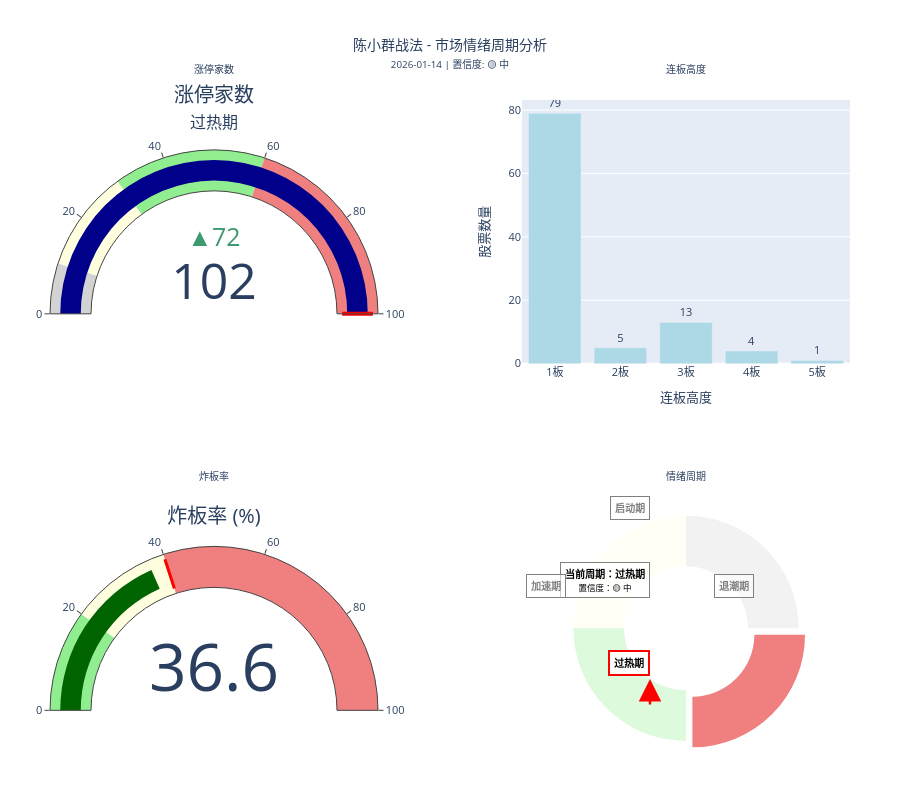

This figure's notebook cell:
### Markdown cell above
## 📈 6. 可视化分析

### Code cell
import plotly.graph_objects as go
from plotly.subplots import make_subplots

# 检查必需的变量是否已定义
def var_exists(var_name):
    """检查变量是否存在于全局或局部作用域"""
    return var_name in globals() or var_name in locals()

def get_var_safe(var_name):
    """安全获取变量，如果不存在则返回None"""
    if var_name in globals():
        return globals()[var_name]
    elif var_name in locals():
        return locals()[var_name]
    else:
        return None

# 检查哪些变量缺失
required_vars = {
    'limit_up_count': '涨停家数',
    'result': '情绪周期判断结果',
    'zhaban_rate': '炸板率',
    'limit_up_data': '涨停板数据',
    'today_display': '当前日期'
}

missing_vars = []
for var_name, var_desc in required_vars.items():
    if not var_exists(var_name):
        missing_vars.append(f"{var_name} ({var_desc})")

if missing_vars:
    print("=" * 80)
    print("⚠️  缺少必需的变量，请先运行前面的cell:")
    print("=" * 80)
    for var in missing_vars:
        print(f"   ❌ {var}")
    print("\n💡 提示: 请按顺序运行以下cell:")
    print("   1. Cell 7: 获取涨停板数据")
    print("   2. Cell 9: 计算连板高度")
    print("   3. Cell 11: 计算炸板率")
    print("   4. Cell 13: 判断情绪周期")
    print("   5. Cell 19: 绘制图表（当前cell）")
    print("\n" + "=" * 80)
    raise NameError(f"缺少必需的变量: {', '.join([v.split(' ')[0] for v in missing_vars])}")

# 获取变量值（此时变量已存在）
limit_up_count = get_var_safe('limit_up_count')
result = get_var_safe('result')
zhaban_rate = get_var_safe('zhaban_rate')
limit_up_data = get_var_safe('limit_up_data')
today_display = get_var_safe('today_display')

# 设置默认值（容错处理，防止值为None）
if limit_up_count is None:
    limit_up_count = 0
if zhaban_rate is None:
    zhaban_rate = 0
if result is None:
    result = {'cycle': '未知', 'confidence_icon': '⚪', 'confidence_level': '未知'}
if today_display is None:
    from datetime import datetime
    today_display = datetime.now().strftime('%Y-%m-%d')

print("✅ 所有必需变量已检查，准备绘制图表...")

# 创建可视化图表
# 优化布局：增加间距，缩短标题，防止文字重叠
fig = make_subplots(
    rows=2, cols=2,
    subplot_titles=('涨停家数', '连板高度', '炸板率', '情绪周期'),  # 缩短标题
    specs=[[{"type": "indicator"}, {"type": "xy"}],  # row1 col2改为xy类型
           [{"type": "indicator"}, {"type": "domain"}]],  # row2 col2改为domain类型（用于饼图）
    vertical_spacing=0.22,  # 垂直间距
    horizontal_spacing=0.18,  # 水平间距
    row_heights=[0.52, 0.48],  # 给第2行更多高度，避免Pie顶部靠近分隔线
    column_widths=[0.5, 0.5]  # 明确列宽比例
)

# 1. 涨停家数（仪表盘）
cycle_ranges = {
    '退潮期': (0, 10, 'lightgray'),
    '启动期': (10, 30, 'lightyellow'),
    '加速期': (30, 60, 'lightgreen'),
    '过热期': (60, 100, 'lightcoral')
}

fig.add_trace(
    go.Indicator(
        mode="gauge+number+delta",
        value=limit_up_count,
        domain={'x': [0, 1], 'y': [0, 1]},
        title={'text': f"涨停家数<br><span style='font-size:0.8em'>{result.get('cycle', '未知')}</span>"},
        gauge={
            'axis': {'range': [None, 100]},
            'bar': {'color': "darkblue"},
            'steps': [
                {'range': [0, 10], 'color': "lightgray", 'name': '退潮期'},
                {'range': [10, 30], 'color': "lightyellow", 'name': '启动期'},
                {'range': [30, 60], 'color': "lightgreen", 'name': '加速期'},
                {'range': [60, 100], 'color': "lightcoral", 'name': '过热期'}
            ],
            'threshold': {
                'line': {'color': "red", 'width': 4},
                'thickness': 0.75,
                'value': limit_up_count
            }
        },
        delta={'reference': 30, 'position': "top"}
    ),
    row=1, col=1
)

# 2. 连板高度分布（固定在row=1, col=2）
if limit_up_data is not None and not limit_up_data.empty and '连板高度' in limit_up_data.columns:
    height_data = limit_up_data[limit_up_data['连板高度'] > 0]
    if not height_data.empty:
        height_dist = height_data['连板高度'].value_counts().sort_index()
        fig.add_trace(
            go.Bar(
                x=[f"{int(i)}板" for i in height_dist.index],
                y=height_dist.values,
                name="连板高度分布",
                marker_color='lightblue',
                text=height_dist.values,
                textposition='outside',
                showlegend=False  # 禁用legend，避免文本出现在右下角
            ),
            row=1, col=2
        )
    else:
        # 如果没有连板数据，显示空图表提示
        fig.add_trace(
            go.Bar(x=[], y=[], showlegend=False),
            row=1, col=2
        )
else:
    fig.add_trace(
        go.Bar(x=[], y=[], showlegend=False),
        row=1, col=2
    )

# 3. 炸板率（仪表盘）
zhaban_ranges = [
    {'range': [0, 20], 'color': "lightgreen", 'name': '正常'},
    {'range': [20, 40], 'color': "lightyellow", 'name': '偏高'},
    {'range': [40, 100], 'color': "lightcoral", 'name': '过高'}
]

fig.add_trace(
    go.Indicator(
        mode="gauge+number",
        value=zhaban_rate,
        domain={'x': [0, 1], 'y': [0, 1]},
        title={'text': "炸板率 (%)"},
        gauge={
            'axis': {'range': [None, 100]},
            'bar': {'color': "darkgreen"},
            'steps': zhaban_ranges,
            'threshold': {
                'line': {'color': "red", 'width': 3},
                'thickness': 0.75,
                'value': 40  # 40%作为风险阈值
            }
        }
    ),
    row=2, col=1
)

# 4. 情绪周期（环形图）- 四状态都显示，高亮当前状态
cycle_labels = ['退潮期', '启动期', '加速期', '过热期']
cycle_colors = ['lightgray', 'lightyellow', 'lightgreen', 'lightcoral']
cycle_values = [1, 1, 1, 1]  # 等分，只做状态指示，不表达占比

# 安全获取当前周期
current_cycle = result.get('cycle', '未知')
if current_cycle not in cycle_labels:
    # 如果周期不在列表中，默认显示第一个
    print(f"⚠️  未知的情绪周期: {current_cycle}，使用默认值")
    current_cycle = cycle_labels[0]

# 计算pull值：当前周期突出显示，其他不突出
cycle_idx = cycle_labels.index(current_cycle)
pull_values = [0.08 if i == cycle_idx else 0 for i in range(len(cycle_labels))]

# 调整颜色：当前周期保持原色，其他降低透明度
marker_colors_adjusted = []
for i, color in enumerate(cycle_colors):
    if i == cycle_idx:
        marker_colors_adjusted.append(color)  # 当前周期保持原色
    else:
        # 其他扇区降低透明度（使用rgba格式，根据原色调整）
        if color == 'lightgray':
            marker_colors_adjusted.append("rgba(211,211,211,0.3)")  # lightgray半透明
        elif color == 'lightyellow':
            marker_colors_adjusted.append("rgba(255,255,224,0.3)")  # lightyellow半透明
        elif color == 'lightgreen':
            marker_colors_adjusted.append("rgba(144,238,144,0.3)")  # lightgreen半透明
        elif color == 'lightcoral':
            marker_colors_adjusted.append("rgba(240,128,128,0.3)")  # lightcoral半透明
        else:
            marker_colors_adjusted.append("rgba(200,200,200,0.3)")  # 默认浅灰色半透明

# 创建环形图：固定显示4个扇区，等分
fig.add_trace(
    go.Pie(
        labels=cycle_labels,
        values=cycle_values,
        marker_colors=marker_colors_adjusted,  # 使用调整后的颜色（当前周期原色，其他半透明）
        hole=0.55,  # 环形图中心孔
        textinfo='none',  # 扇区文字不显示，避免重叠
        hovertemplate='<b>%{label}</b><extra></extra>',  # 只显示label，不显示percent（因为等分会误导）
        pull=pull_values,  # 当前周期突出显示（pull=0.08）
        showlegend=False  # 不在饼图显示图例
    ),
    row=2, col=2
)

# 在饼图中心添加注释，显示当前周期和置信度
fig.add_annotation(
    x=0.75, y=0.20, xref="paper", yref="paper",  # 对应row=2, col=2的中心位置
    text=f"<b>当前周期：{current_cycle}</b><br><span style='font-size:0.85em'>置信度：{result.get('confidence_icon', '⚪')} {result.get('confidence_level', '未知')}</span>",
    showarrow=False,
    align="center",
    font=dict(size=13, color="black"),
    bgcolor="rgba(255,255,255,0.9)",
    bordercolor="gray",
    borderwidth=1,
    borderpad=4
)

# 为所有周期添加文本标注，并在当前周期位置添加箭头
# 计算每个扇区的位置（环形图，4等分，每个扇区90度）
# 扇区中心角度：0度（退潮期，右侧），90度（启动期，上方），180度（加速期，左侧），270度（过热期，下方）
# 标注位置：在环形图外侧，箭头从环形图边缘指向标注文本
cycle_positions = {
    0: {'text_x': 0.88, 'text_y': 0.20, 'arrow_offset_x': -40, 'arrow_offset_y': 0},  # 退潮期：右侧，箭头向左
    1: {'text_x': 0.75, 'text_y': 0.32, 'arrow_offset_x': 0, 'arrow_offset_y': -30},  # 启动期：上方，箭头向下
    2: {'text_x': 0.62, 'text_y': 0.20, 'arrow_offset_x': 40, 'arrow_offset_y': 0},   # 加速期：左侧，箭头向右
    3: {'text_x': 0.75, 'text_y': 0.08, 'arrow_offset_x': 0, 'arrow_offset_y': 30}    # 过热期：下方，箭头向上
}

for i, label in enumerate(cycle_labels):
    pos = cycle_positions[i]
    is_current = (i == cycle_idx)
    
    # 添加周期名称标注
    fig.add_annotation(
        x=pos['text_x'], y=pos['text_y'], xref="paper", yref="paper",
        text=f"<b>{label}</b>",
        showarrow=False,
        align="center",
        font=dict(size=11, color="black" if is_current else "gray"),
        bgcolor="rgba(255,255,255,0.9)" if is_current else "rgba(255,255,255,0.6)",
        bordercolor="red" if is_current else "gray",
        borderwidth=2 if is_current else 1,
        borderpad=4
    )
    
    # 如果是当前周期，添加箭头指向（从环形图边缘指向标注文本）
    if is_current:
        # 使用像素偏移量（ax和ay使用像素单位，axref和ayref默认是'pixel'）
        fig.add_annotation(
            x=pos['text_x'], y=pos['text_y'], xref="paper", yref="paper",  # 箭头终点（标注文本位置）
            ax=pos['arrow_offset_x'], ay=pos['arrow_offset_y'],  # 箭头起点（使用像素偏移量，从终点向起点方向）
            text="",  # 箭头不需要文本
            showarrow=True,
            arrowhead=2,
            arrowsize=1.8,
            arrowwidth=2.5,
            arrowcolor="red",
            standoff=3  # 箭头与标注的距离
        )

# 更新布局
fig.update_layout(
    title_text=f"陈小群战法 - 市场情绪周期分析<br><span style='font-size:0.7em'>{today_display} | 置信度: {result.get('confidence_icon', '⚪')} {result.get('confidence_level', '未知')}</span>",
    height=800,  # 增加高度（从900增加到1000），提供更多空间
    showlegend=False,  # 禁用全局图例
    font=dict(size=11),  # 稍微减小字体（从12到11），防止重叠
    margin=dict(l=50, r=50, t=100, b=50),  # 边距设置
    title=dict(
        x=0.5,  # 标题居中
        xanchor='center',
        font=dict(size=14)  # 标题字体大小
    )
)

# 优化subplot标题字体大小，防止重叠
fig.update_annotations(
    font=dict(size=10),  # subplot标题字体大小（略小，避免压到图形）
    yshift=22  # 增加上移距离，增加与图表内容的间距
)

# 更新坐标轴标签（连板高度分布固定在row=1, col=2）
fig.update_xaxes(title_text="连板高度", row=1, col=2)
fig.update_yaxes(title_text="股票数量", row=1, col=2)

# 显示图表
# 在Jupyter Notebook中，plotly会自动检测并使用合适的渲染器
fig.show()

### Figure 1 — Plotly figure (JSON) as saved in the notebook; plotly's stock layout.template omitted (floating-point values rounded to 4 significant figures)
{"data": [{"delta": {"position": "top", "reference": 30}, "domain": {"x": [0, 0.41], "y": [0.5944, 1]}, "gauge": {"axis": {"range": [null, 100]}, "bar": {"color": "darkblue"}, "steps": [{"color": "lightgray", "name": "退潮期", "range": [0, 10]}, {"color": "lightyellow", "name": "启动期", "range": [10, 30]}, {"color": "lightgreen", "name": "加速期", "range": [30, 60]}, {"color": "lightcoral", "name": "过热期", "range": [60, 100]}], "threshold": {"line": {"color": "red", "width": 4}, "thickness": 0.75, "value": 102}}, "mode": "gauge+number+delta", "title": {"text": "涨停家数<br><span style='font-size:0.8em'>过热期</span>"}, "type": "indicator", "value": 102}, {"marker": {"color": "lightblue"}, "name": "连板高度分布", "showlegend": false, "text": [79, 5, 13, 4, 1], "textposition": "outside", "type": "bar", "x": ["1板", "2板", "3板", "4板", "5板"], "xaxis": "x", "y": [79, 5, 13, 4, 1], "yaxis": "y"}, {"domain": {"x": [0, 0.41], "y": [0, 0.3744]}, "gauge": {"axis": {"range": [null, 100]}, "bar": {"color": "darkgreen"}, "steps": [{"color": "lightgreen", "name": "正常", "range": [0, 20]}, {"color": "lightyellow", "name": "偏高", "range": [20, 40]}, {"color": "lightcoral", "name": "过高", "range": [40, 100]}], "threshold": {"line": {"color": "red", "width": 3}, "thickness": 0.75, "value": 40}}, "mode": "gauge+number", "title": {"text": "炸板率 (%)"}, "type": "indicator", "value": 36.65}, {"domain": {"x": [0.59, 1], "y": [0, 0.3744]}, "hole": 0.55, "hovertemplate": "<b>%{label}</b><extra></extra>", "labels": ["退潮期", "启动期", "加速期", "过热期"], "marker": {"colors": ["rgba(211,211,211,0.3)", "rgba(255,255,224,0.3)", "rgba(144,238,144,0.3)", "lightcoral"]}, "pull": [0, 0, 0, 0.08], "showlegend": false, "textinfo": "none", "type": "pie", "values": [1, 1, 1, 1]}], "layout": {"annotations": [{"font": {"size": 10}, "showarrow": false, "text": "涨停家数", "x": 0.205, "xanchor": "center", "xref": "paper", "y": 1, "yanchor": "bottom", "yref": "paper", "yshift": 22}, {"font": {"size": 10}, "showarrow": false, "text": "连板高度", "x": 0.795, "xanchor": "center", "xref": "paper", "y": 1, "yanchor": "bottom", "yref": "paper", "yshift": 22}, {"font": {"size": 10}, "showarrow": false, "text": "炸板率", "x": 0.205, "xanchor": "center", "xref": "paper", "y": 0.3744, "yanchor": "bottom", "yref": "paper", "yshift": 22}, {"font": {"size": 10}, "showarrow": false, "text": "情绪周期", "x": 0.795, "xanchor": "center", "xref": "paper", "y": 0.3744, "yanchor": "bottom", "yref": "paper", "yshift": 22}, {"align": "center", "bgcolor": "rgba(255,255,255,0.9)", "bordercolor": "gray", "borderpad": 4, "borderwidth": 1, "font": {"color": "black", "size": 10}, "showarrow": false, "text": "<b>当前周期：过热期</b><br><span style='font-size:0.85em'>置信度：🟡 中</span>", "x": 0.75, "xref": "paper", "y": 0.2, "yref": "paper", "yshift": 22}, {"align": "center", "bgcolor": "rgba(255,255,255,0.6)", "bordercolor": "gray", "borderpad": 4, "borderwidth": 1, "font": {"color": "gray", "size": 10}, "showarrow": false, "text": "<b>退潮期</b>", "x": 0.88, "xref": "paper", "y": 0.2, "yref": "paper", "yshift": 22}, {"align": "center", "bgcolor": "rgba(255,255,255,0.6)", "bordercolor": "gray", "borderpad": 4, "borderwidth": 1, "font": {"color": "gray", "size": 10}, "showarrow": false, "text": "<b>启动期</b>", "x": 0.75, "xref": "paper", "y": 0.32, "yref": "paper", "yshift": 22}, {"align": "center", "bgcolor": "rgba(255,255,255,0.6)", "bordercolor": "gray", "borderpad": 4, "borderwidth": 1, "font": {"color": "gray", "size": 10}, "showarrow": false, "text": "<b>加速期</b>", "x": 0.62, "xref": "paper", "y": 0.2, "yref": "paper", "yshift": 22}, {"align": "center", "bgcolor": "rgba(255,255,255,0.9)", "bordercolor": "red", "borderpad": 4, "borderwidth": 2, "font": {"color": "black", "size": 10}, "showarrow": false, "text": "<b>过热期</b>", "x": 0.75, "xref": "paper", "y": 0.08, "yref": "paper", "yshift": 22}, {"arrowcolor": "red", "arrowhead": 2, "arrowsize": 1.8, "arrowwidth": 2.5, "ax": 0, "ay": 30, "font": {"size": 10}, "showarrow": true, "standoff": 3, "text": "", "x": 0.75, "xref": "paper", "y": 0.08, "yref": "paper", "yshift": 22}], "font": {"size": 11}, "height": 800, "margin": {"b": 50, "l": 50, "r": 50, "t": 100}, "showlegend": false, "title": {"font": {"size": 14}, "text": "陈小群战法 - 市场情绪周期分析<br><span style='font-size:0.7em'>2026-01-14 | 置信度: 🟡 中</span>", "x": 0.5, "xanchor": "center"}, "xaxis": {"anchor": "y", "domain": [0.59, 1], "title": {"text": "连板高度"}}, "yaxis": {"anchor": "x", "domain": [0.5944, 1], "title": {"text": "股票数量"}}}}
